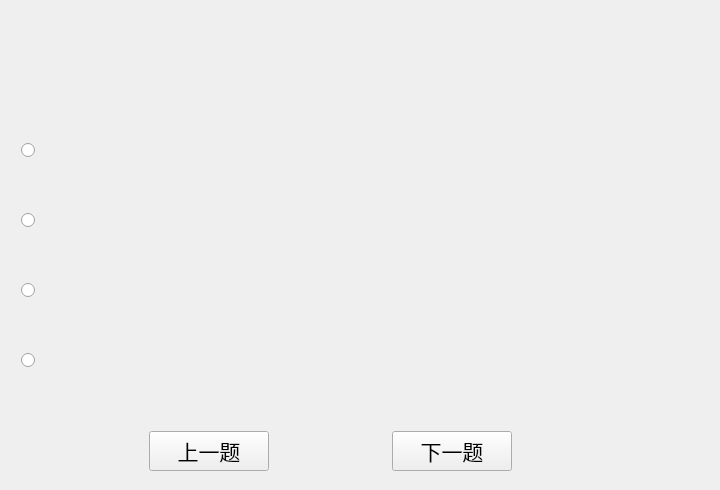
<?xml version="1.0" encoding="UTF-8"?>
<ui version="4.0">
 <class>ChoiceSurfaceClass</class>
 <widget class="QMainWindow" name="ChoiceSurfaceClass">
  <property name="geometry">
   <rect>
    <x>0</x>
    <y>0</y>
    <width>720</width>
    <height>490</height>
   </rect>
  </property>
  <property name="minimumSize">
   <size>
    <width>720</width>
    <height>490</height>
   </size>
  </property>
  <property name="maximumSize">
   <size>
    <width>720</width>
    <height>490</height>
   </size>
  </property>
  <property name="windowTitle">
   <string>ChoiceSurface</string>
  </property>
  <widget class="QWidget" name="centralWidget">
   <widget class="QWidget" name="widget_3" native="true">
    <property name="geometry">
     <rect>
      <x>10</x>
      <y>10</y>
      <width>1000</width>
      <height>490</height>
     </rect>
    </property>
    <property name="minimumSize">
     <size>
      <width>720</width>
      <height>490</height>
     </size>
    </property>
    <property name="maximumSize">
     <size>
      <width>720</width>
      <height>490</height>
     </size>
    </property>
    <layout class="QVBoxLayout" name="verticalLayout_3">
     <item>
      <widget class="QLabel" name="label">
       <property name="minimumSize">
        <size>
         <width>700</width>
         <height>60</height>
        </size>
       </property>
       <property name="maximumSize">
        <size>
         <width>700</width>
         <height>60</height>
        </size>
       </property>
       <property name="font">
        <font>
         <family>楷体</family>
         <pointsize>16</pointsize>
        </font>
       </property>
       <property name="text">
        <string/>
       </property>
      </widget>
     </item>
     <item>
      <widget class="QWidget" name="widget" native="true">
       <property name="minimumSize">
        <size>
         <width>720</width>
         <height>300</height>
        </size>
       </property>
       <property name="maximumSize">
        <size>
         <width>720</width>
         <height>300</height>
        </size>
       </property>
       <layout class="QVBoxLayout" name="verticalLayout">
        <property name="spacing">
         <number>0</number>
        </property>
        <property name="leftMargin">
         <number>0</number>
        </property>
        <property name="topMargin">
         <number>0</number>
        </property>
        <property name="rightMargin">
         <number>0</number>
        </property>
        <property name="bottomMargin">
         <number>0</number>
        </property>
        <item>
         <widget class="QRadioButton" name="A">
          <property name="minimumSize">
           <size>
            <width>700</width>
            <height>50</height>
           </size>
          </property>
          <property name="maximumSize">
           <size>
            <width>700</width>
            <height>50</height>
           </size>
          </property>
          <property name="font">
           <font>
            <family>楷体</family>
            <pointsize>12</pointsize>
           </font>
          </property>
          <property name="autoFillBackground">
           <bool>false</bool>
          </property>
          <property name="text">
           <string/>
          </property>
         </widget>
        </item>
        <item>
         <widget class="QRadioButton" name="B">
          <property name="minimumSize">
           <size>
            <width>700</width>
            <height>50</height>
           </size>
          </property>
          <property name="maximumSize">
           <size>
            <width>700</width>
            <height>50</height>
           </size>
          </property>
          <property name="font">
           <font>
            <family>楷体</family>
            <pointsize>12</pointsize>
           </font>
          </property>
          <property name="autoFillBackground">
           <bool>false</bool>
          </property>
          <property name="text">
           <string/>
          </property>
         </widget>
        </item>
        <item>
         <widget class="QRadioButton" name="C">
          <property name="minimumSize">
           <size>
            <width>700</width>
            <height>50</height>
           </size>
          </property>
          <property name="maximumSize">
           <size>
            <width>700</width>
            <height>50</height>
           </size>
          </property>
          <property name="font">
           <font>
            <family>楷体</family>
            <pointsize>12</pointsize>
           </font>
          </property>
          <property name="autoFillBackground">
           <bool>false</bool>
          </property>
          <property name="text">
           <string/>
          </property>
         </widget>
        </item>
        <item>
         <widget class="QRadioButton" name="D">
          <property name="minimumSize">
           <size>
            <width>700</width>
            <height>50</height>
           </size>
          </property>
          <property name="maximumSize">
           <size>
            <width>700</width>
            <height>50</height>
           </size>
          </property>
          <property name="font">
           <font>
            <family>楷体</family>
            <pointsize>12</pointsize>
           </font>
          </property>
          <property name="autoFillBackground">
           <bool>false</bool>
          </property>
          <property name="text">
           <string/>
          </property>
         </widget>
        </item>
       </layout>
      </widget>
     </item>
     <item>
      <widget class="QWidget" name="widget_4" native="true">
       <property name="minimumSize">
        <size>
         <width>620</width>
         <height>60</height>
        </size>
       </property>
       <property name="maximumSize">
        <size>
         <width>620</width>
         <height>60</height>
        </size>
       </property>
       <layout class="QHBoxLayout" name="horizontalLayout">
        <item>
         <widget class="QPushButton" name="pre">
          <property name="minimumSize">
           <size>
            <width>120</width>
            <height>40</height>
           </size>
          </property>
          <property name="maximumSize">
           <size>
            <width>120</width>
            <height>40</height>
           </size>
          </property>
          <property name="font">
           <font>
            <family>楷体</family>
            <pointsize>16</pointsize>
           </font>
          </property>
          <property name="text">
           <string>上一题</string>
          </property>
         </widget>
        </item>
        <item>
         <widget class="QPushButton" name="next">
          <property name="minimumSize">
           <size>
            <width>120</width>
            <height>40</height>
           </size>
          </property>
          <property name="maximumSize">
           <size>
            <width>120</width>
            <height>40</height>
           </size>
          </property>
          <property name="font">
           <font>
            <family>楷体</family>
            <pointsize>16</pointsize>
           </font>
          </property>
          <property name="text">
           <string>下一题</string>
          </property>
         </widget>
        </item>
       </layout>
      </widget>
     </item>
    </layout>
   </widget>
  </widget>
 </widget>
 <layoutdefault spacing="6" margin="11"/>
 <resources/>
 <connections/>
</ui>
